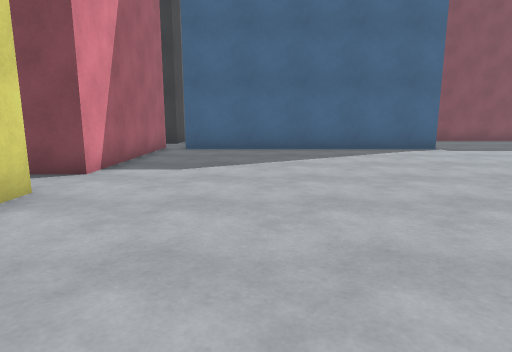
view 1 (above)

19 first-person views from a walk through a Unity game level. The camera is 1.2 m above the floor, tilts 10° down and sees 75° across. The floor is counted in squares, 1 m on a side. Each view is taken from the middle of a square. On the plan, view 1 faces up. The plan holds only what a view shows up to about 14 squares ahead; the rest is blank. The place goes on beyond the plan. The player character is not drawn. Door leaves are left out, so doorways stand open. Some surface patterns are stand-ins.

view 2
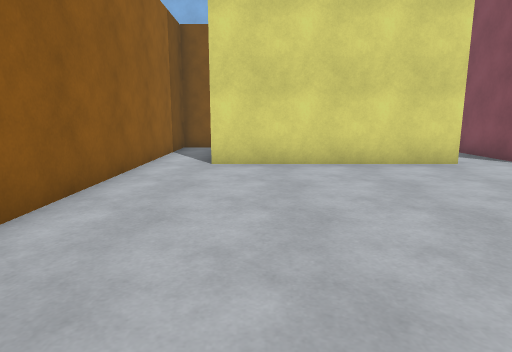

view 3
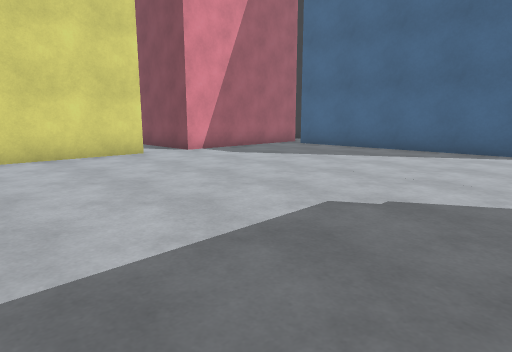

view 4
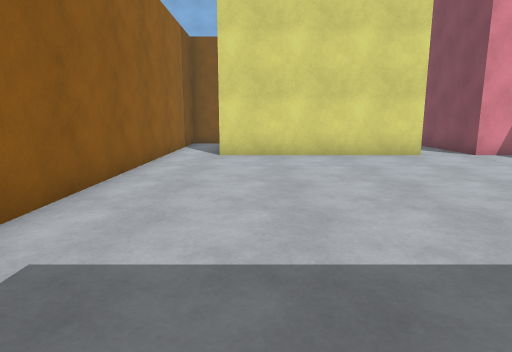

view 5
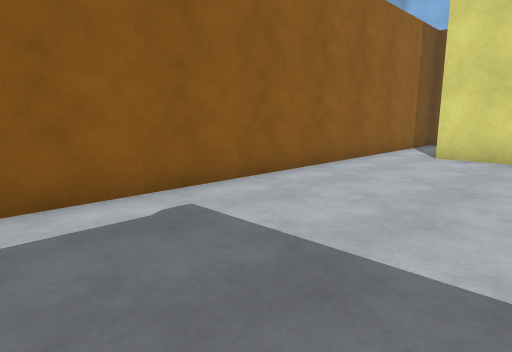

view 6
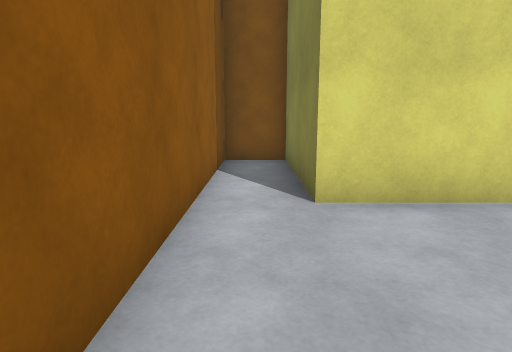

view 7
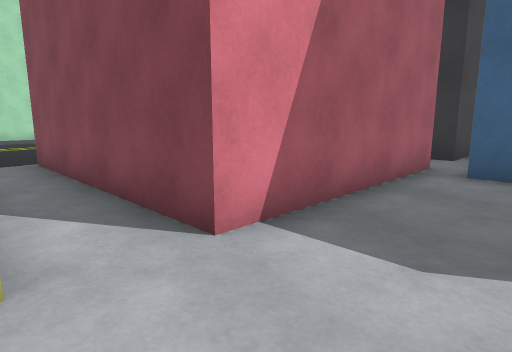

view 8
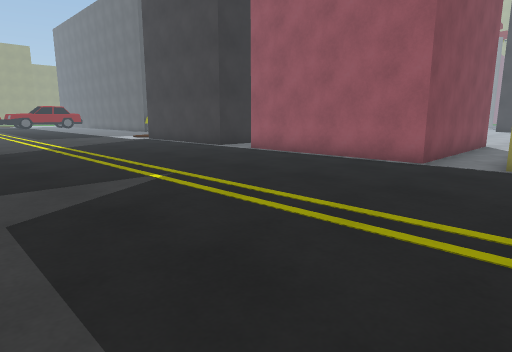

view 9
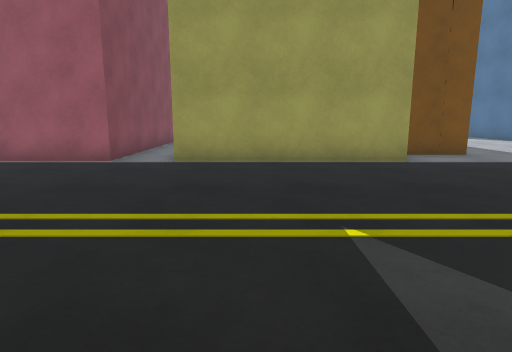

view 10
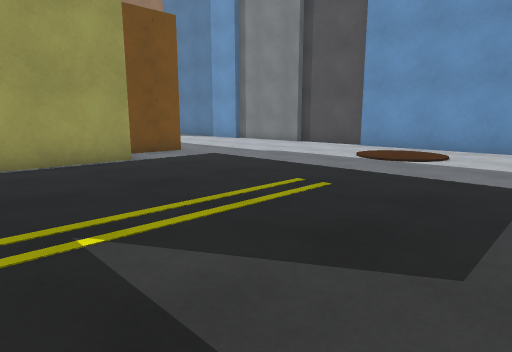

view 11
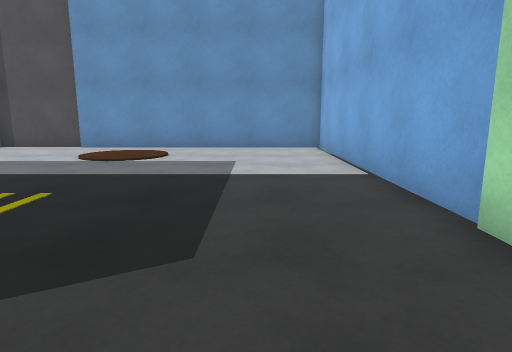

view 12
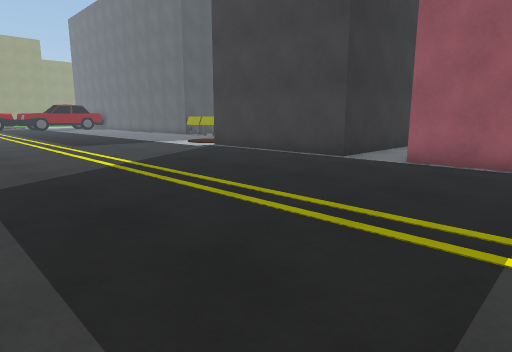

view 13
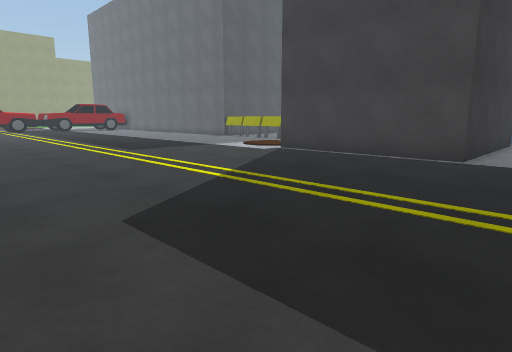

view 14
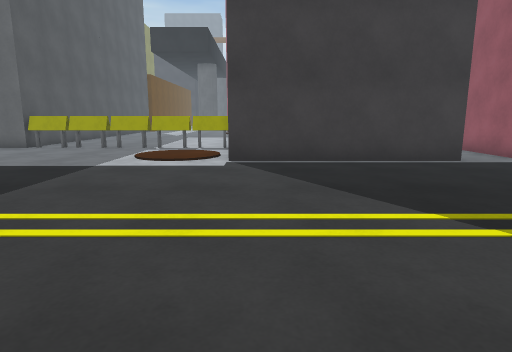

view 15
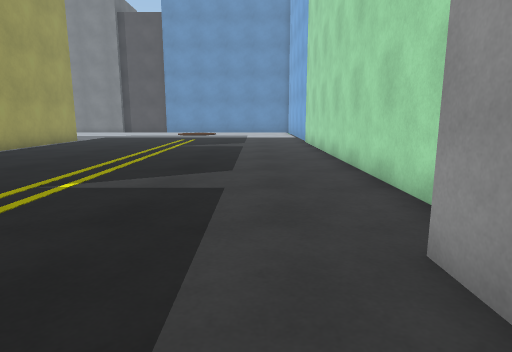

view 16
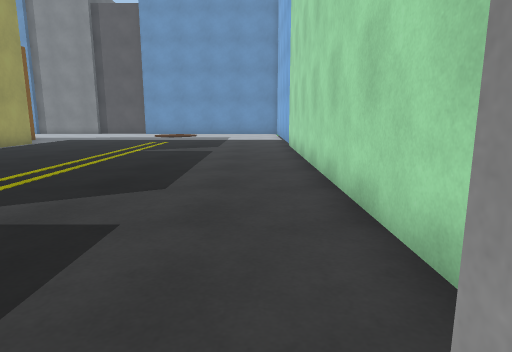

view 17
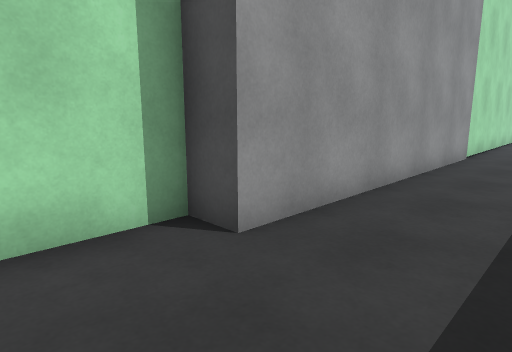

view 18
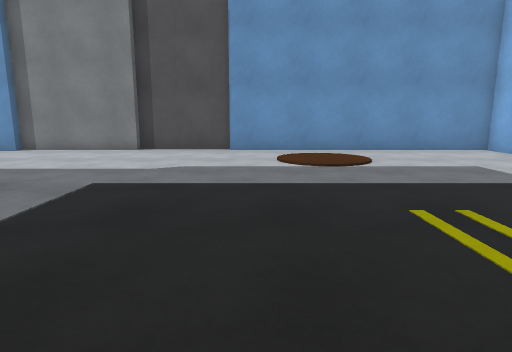

view 19
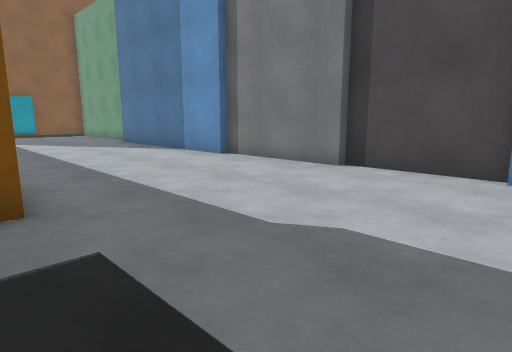

### Floor plan
Points are (right, up) in squares from view 1. A wall is a line through its corners. A room is listed if a view was taken in it or the views show most of it. See-through windows are left out.
Room 1 (views 1, 2, 3, 4, 5, 6, 7)
walls: (-3.6, 5.4) (-3.6, -1.2) (-8.4, -1.2) (-8.4, -2.9); (6.9, 12.6) (-2.8, 12.6); (-3.6, 12.5) (-3.6, 7); (-8.8, -2.9) (6.5, -2.9)
ways out: opening at (-4, 6) to room 2; opening at (-3, 13) to room 2
Room 2 (views 8, 9, 10, 11, 12, 13, 14, 15, 16, 17, 18, 19)
walls: (-10.8, -1.2) (-10.8, 5.2); (-10.1, 13.4) (-7.8, 13.4); (-3.6, 7) (-10.8, 7) (-10.8, 13.5); (-9.3, -3.9) (-9.3, -1.8); (-3.6, 13.5) (-3.6, 12.5); (-3.6, 17.1) (-3.6, 15.3) (-10.8, 15.3) (-10.8, 21.8); (-13.1, -10.6) (-9.6, -10.6); (-9.8, -10.3) (-5.4, -10.3) (-5.4, -10) (-0.8, -10); (-6.9, 22) (-6.9, 28.5); (-21.5, 28.5) (-21.5, 13.2) (-22.4, 13.2) (-22.4, -10.3) (-13, -10.3)
ways out: opening at (-4, 6) to room 1; opening at (-3, 13) to room 1; opening at (-3, 16.5)

Positions as (right, up) in squares from view 1, and headings:
1: (0, 0), facing up
2: (5, 0), facing left
3: (7, 0), facing up-left
4: (7, 0), facing left
5: (7, 2), facing down-left
6: (1, -2), facing left
7: (-1, 5), facing up-left
8: (-20, 4), facing up-right
9: (-20, 3), facing right
10: (-20, 3), facing down-right
11: (-20, 3), facing down
12: (-20, 10), facing up-right
13: (-21, 13), facing up-right
14: (-20, 21), facing right
15: (-20, 16), facing down
16: (-21, 14), facing down
17: (-19, 11), facing up-left
18: (-14, 2), facing down
19: (-14, -3), facing down-right
